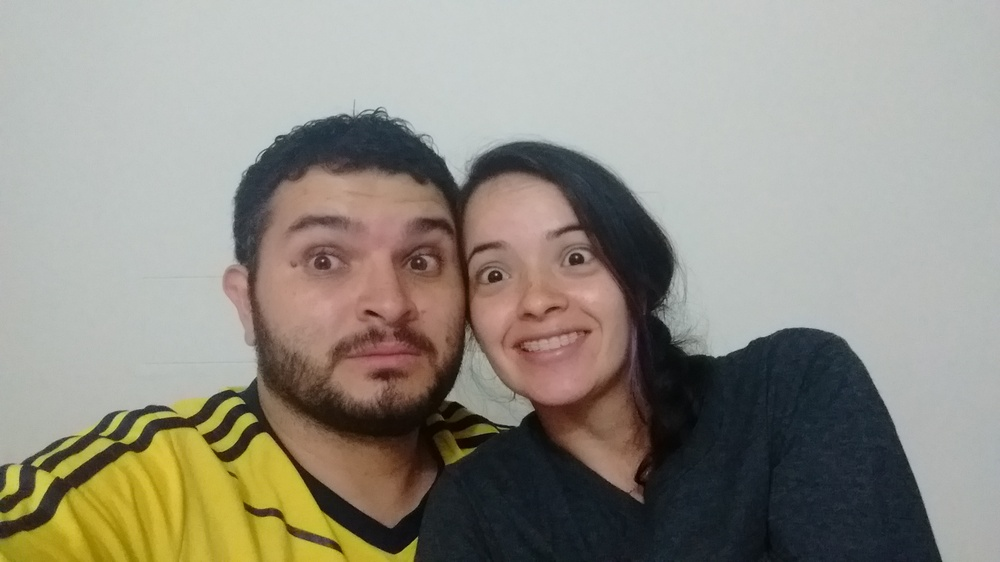
#> input picture miercoles/images/rostros2.jpg, 1000 x 562 px, shrunk from 2560 x 1440 before the run
$ python deteccionCarasOjos.py
#> lines starting #> are read from the running program, lines starting #| are printed output that depends on the picture; after the words box and inside, x2 and y2 are one past the last pixel; in counts of white or black regions, pixels touching at a corner belong together
import cv2
import sys
from matplotlib import pyplot as plt
import numpy as np

rutaImagen = './images/rostros2.jpg'
rutaCascadaCara = './cascadas/haarcascade_frontalface_default.xml'
rutaCascadaOjo = './cascadas/haarcascade_eye.xml'

# Crear la cascada de Haar
cascadaHaar = cv2.CascadeClassifier(rutaCascadaCara)
cascadaHaarOjos = cv2.CascadeClassifier(rutaCascadaOjo)

# Lectura de la imagen
imagen = cv2.imread(rutaImagen)
#> imagen is the input picture: shape (562, 1000, 3); mean B, G, R 131.6, 142.1, 145.9

imagenGris = cv2.cvtColor(imagen,cv2.COLOR_BGR2GRAY)
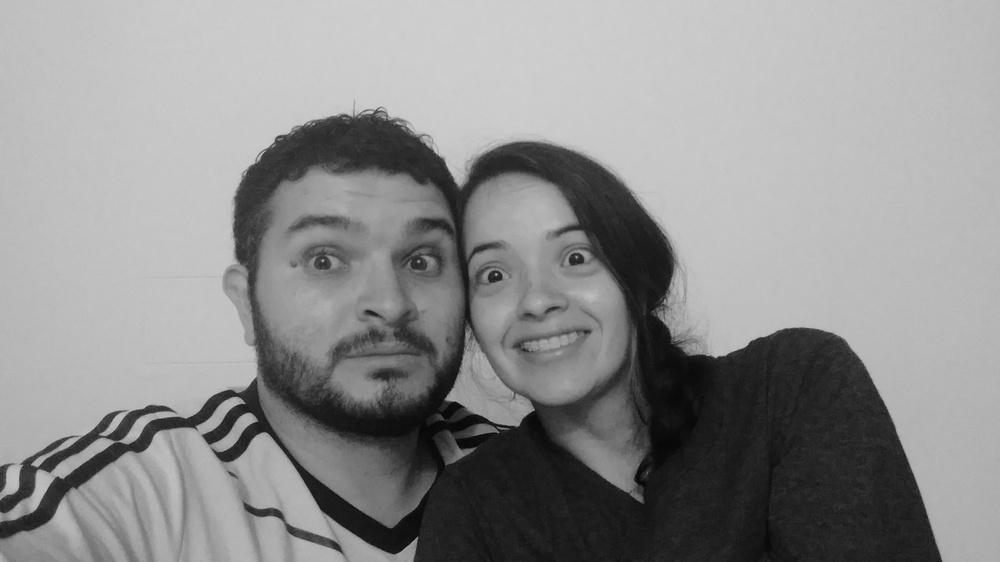
#> imagenGris: shape (562, 1000); min 4, max 209, mean 142.1

# Detectar rostros en la imagen
rostros = cascadaHaar.detectMultiScale(imagenGris,scaleFactor=1.3,minNeighbors=5)
#> rostros = [[443, 196, 196, 196], [252, 164, 249, 249]]

for (x,y,w,h) in rostros:
    cv2.rectangle(imagen,(x,y),(x+w,y+h),(255,0,0),4)
    roi_gris = imagenGris[y:y+h,x:x+w]
    roi_color = imagen[y:y+h,x:x+w]
    ojos = cascadaHaarOjos.detectMultiScale(roi_gris)
    for(ox,oy,ow,oh) in ojos:
        cv2.rectangle(roi_color,(ox,oy),(ox+ow,oy+oh),(0,255,0),2)
#> this loop made 2 passes
#> (x, y, w, h, ojos) on passes 1 to 2: (443, 196, 196, 196, [[112, 42, 42, 42], [25, 56, 48, 48]]), (252, 164, 249, 249, [[141, 69, 56, 56], [38, 64, 64, 64]])
#> pass 1, `roi_gris = imagenGris[y:y+h,x:x+w]`:
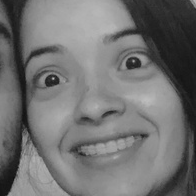
#> roi_gris: shape (196, 196); min 15, max 190, mean 113.3
#> pass 1, `roi_color = imagen[y:y+h,x:x+w]`:
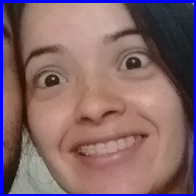
#> roi_color: shape (196, 196, 3); mean B, G, R 104.5, 101, 130.7
#> pass 2, `roi_gris = imagenGris[y:y+h,x:x+w]`:
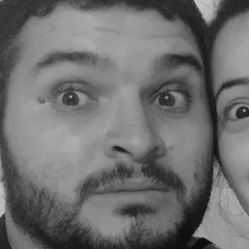
#> roi_gris: shape (249, 249); min 8, max 200, mean 110.3
#> pass 2, `roi_color = imagen[y:y+h,x:x+w]`:
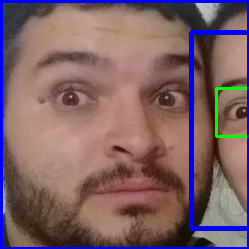
#> roi_color: shape (249, 249, 3); mean B, G, R 102.1, 97.9, 125.6
#> after the loop:
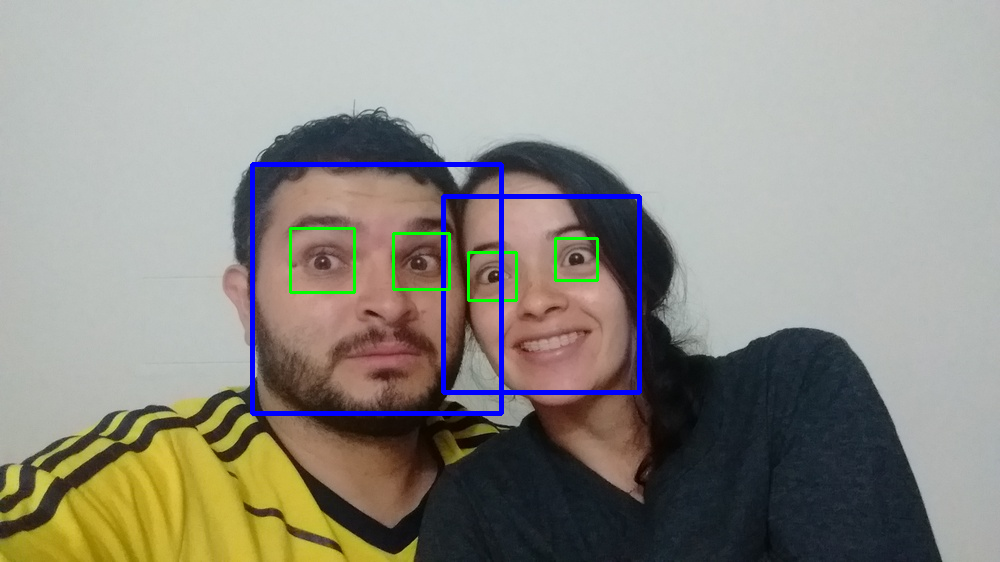
#> imagen: shape (562, 1000, 3); 2.01% of pixels changed, all inside (x1, y1, x2, y2) = (250, 162, 642, 416)
#> after the loop:
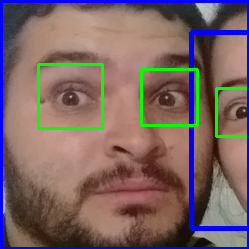
#> roi_color: shape (249, 249, 3); 2.31% of pixels changed, all inside (x1, y1, x2, y2) = (37, 63, 199, 130)

imagen = cv2.cvtColor(imagen,cv2.COLOR_BGR2RGB)
plt.imshow(imagen)
plt.show()

$ run again, with miercoles/images/rostros4.jpg copied over miercoles/images/rostros2.jpg
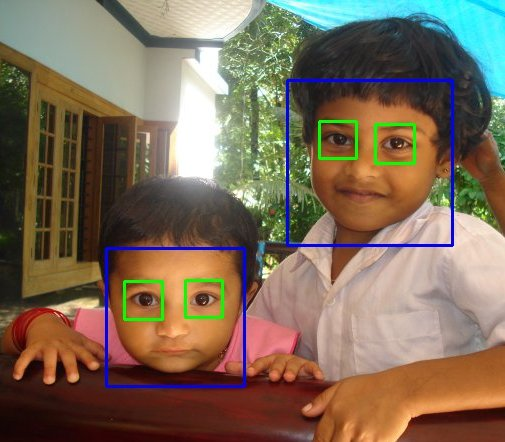
#> input picture miercoles/images/rostros4.jpg, 505 x 442 px
#> imagen is the input picture: shape (442, 505, 3); mean B, G, R 87.8, 107.3, 125.1
#> `imagenGris = cv2.cvtColor(imagen,cv2.COLOR_BGR2GRAY)`:
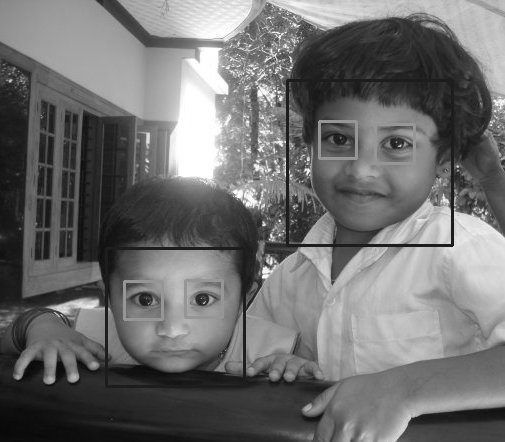
#> imagenGris: shape (442, 505); min 7, max 255, mean 110.4
#> rostros = [[110, 254, 127, 127], [285, 78, 164, 164]]
#> the loop `for (x,y,w,h) in rostros:` made 2 passes
#> (x, y, w, h, ojos) on passes 1 to 2: (110, 254, 127, 127, [[13, 25, 40, 40], [72, 25, 40, 40]]), (285, 78, 164, 164, [[33, 41, 39, 39], [91, 47, 39, 39]])
#> after the loop `for (x,y,w,h) in rostros:`:
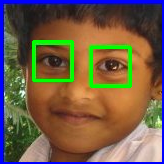
#> roi_color: shape (164, 164, 3); mean B, G, R 70.6, 93.4, 112.7

$ run again, with miercoles/images/rostros1.png saved as miercoles/images/rostros2.jpg
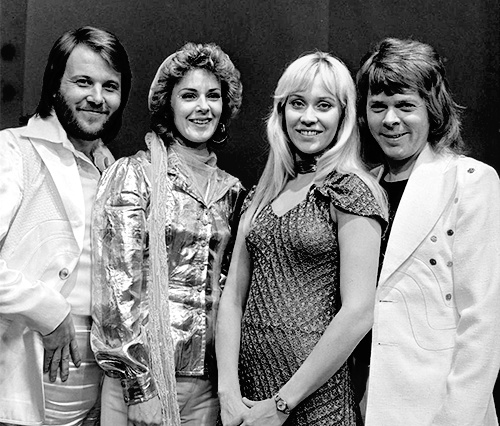
#> input picture miercoles/images/rostros1.png, 500 x 426 px
#> imagen is the input picture: shape (426, 500, 3); min 0, max 255, mean 130.8
#> rostros = [[169, 71, 65, 65], [56, 54, 78, 78], [271, 75, 77, 77], [352, 76, 78, 78]]
#> the loop `for (x,y,w,h) in rostros:` made 4 passes
#> pass 1, `roi_color = imagen[y:y+h,x:x+w]`:
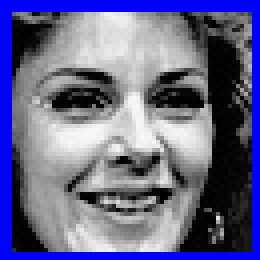
#> roi_color: shape (65, 65, 3) (shown 4 times larger); mean B, G, R 139.9, 102.2, 102.2
#> after the loop `for (x,y,w,h) in rostros:`:
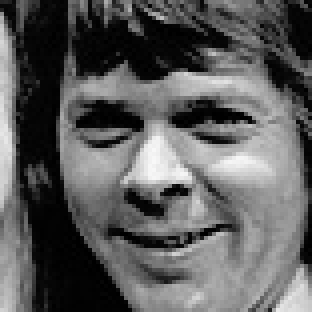
#> roi_gris: shape (78, 78) (shown 4 times larger); min 0, max 248, mean 92.5
